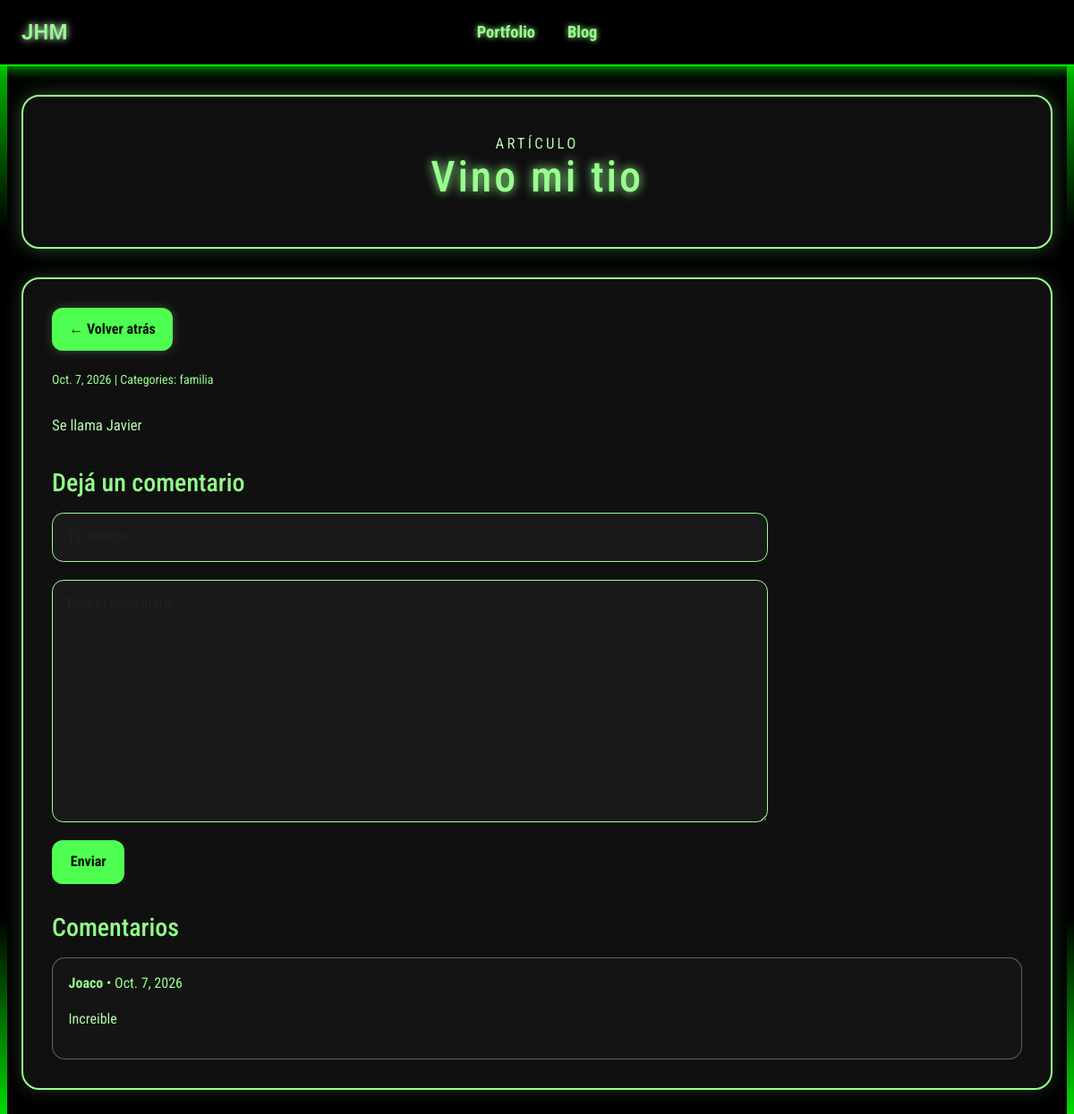
The app's page /blog/post/4/, older data.
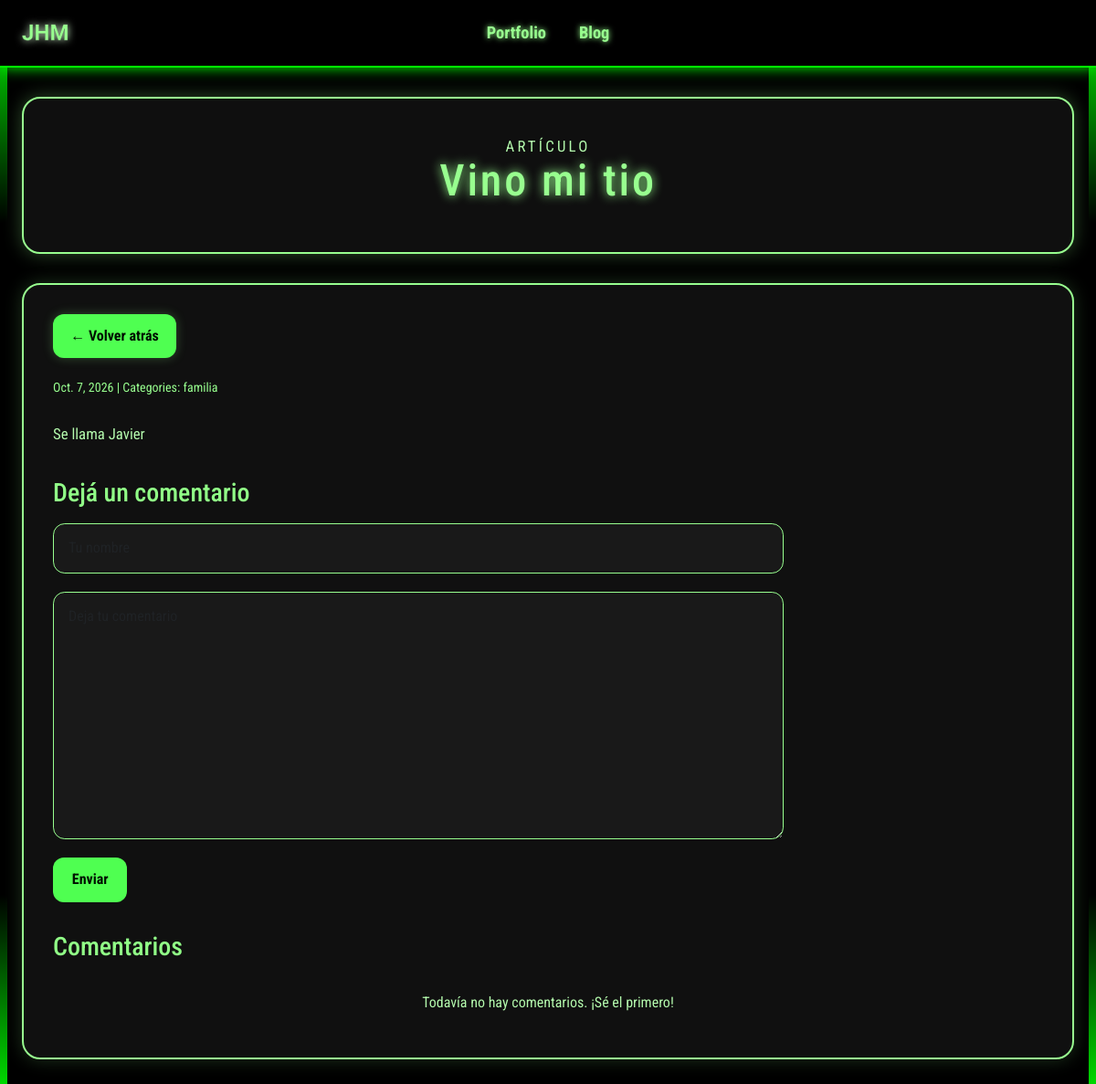
The same page, newer data.
### blog/models.py (models this page shows, shortened)
class Category(models.Model):
    name = models.CharField(max_length=30)
    class Meta:
        verbose_name_plural = "categories"

class Comment(models.Model):
    author = models.CharField(max_length=60)
    body = models.TextField()
    created_on = models.DateTimeField(auto_now_add=True)
    post = models.ForeignKey("Post", on_delete=models.CASCADE)

### blog/views.py (the view)
# urls.py: path("post/<int:pk>/", views.blog_detail, name="blog_detail"),
def blog_detail(request, pk):
    post = Post.objects.get(pk=pk)
    comments = Comment.objects.filter(post=post).order_by("-created_on")
    if request.method == "POST":
        form = CommentForm(request.POST)
        if form.is_valid():
            Comment.objects.create(
                author=form.cleaned_data["author"],
                body=form.cleaned_data["body"],
                post=post,
            )
            return redirect("blog_detail", pk=post.pk)
    else:
        form = CommentForm()
    context = {
        "post": post,
        "comments": comments,
        "form": form,
    }
    return render(request, "blog/detail.html", context)

### blog/forms.py
class CommentForm(forms.Form):
    author = forms.CharField(
        max_length=60,
        widget=forms.TextInput(
            attrs={"class": "form-control", "placeholder": "Tu nombre"}
        ),
    )
    body = forms.CharField(
        widget=forms.Textarea(
            attrs={"class": "form-control", "placeholder": "Deja tu comentario"}
        )
    )

### blog/templates/blog/detail.html (shortened to what this page needs)
{% extends "blog/base.html" %}
{% block page_title %}
    <header class="blog-hero blog-article-hero">
        <p class="eyebrow">Artículo</p>
        <h1>{{ post.title }}</h1>
    </header>
{% endblock page_title %}
{% block page_content %}
    <article class="post-detail">
        <div class="back-link-wrap">
            <a href="javascript:history.back()" class="back-link">← Volver atrás</a>
        </div>
        <div class="post-meta">
            <small>
                {{ post.created_on.date }} | Categories:
                {% for category in post.categories.all %}
                    <a href="{% url 'blog_category' category.name %}">
                        {{ category.name }}
                    </a>
                {% endfor %}
            </small>
        </div>
        <div class="post-body">
            {{ post.body|linebreaks }}
        </div>
        <section class="comment-section">
            <h3>Dejá un comentario</h3>
            <form method="post" class="comment-form">
                <div class="form-group">
                    {{ form.author }}
                </div>
                <div class="form-group">
                    {{ form.body }}
                </div>
                <button type="submit" class="project-link submit-btn">Enviar</button>
            </form>
        </section>
        <section class="comment-list">
            <h3>Comentarios</h3>
            {% for comment in comments %}
                <div class="comment-item">
                    <p class="comment-header">
                        <strong>{{ comment.author }}</strong>
                        <span>• {{ comment.created_on.date }}</span>
                    </p>
                    <p>{{ comment.body|linebreaks }}</p>
                </div>
            {% empty %}
                <p class="empty-state">Todavía no hay comentarios. ¡Sé el primero!</p>
            {% endfor %}
        </section>
    </article>
{% endblock page_content %}

Row changes from the older to the newer data that the page shows:
removed Comment: author "Joaco", created_on "Oct. 7, 2026", body "Increible"
Text that changed along with them:
text now shown: "Todavía no hay comentarios. ¡Sé el primero!"
